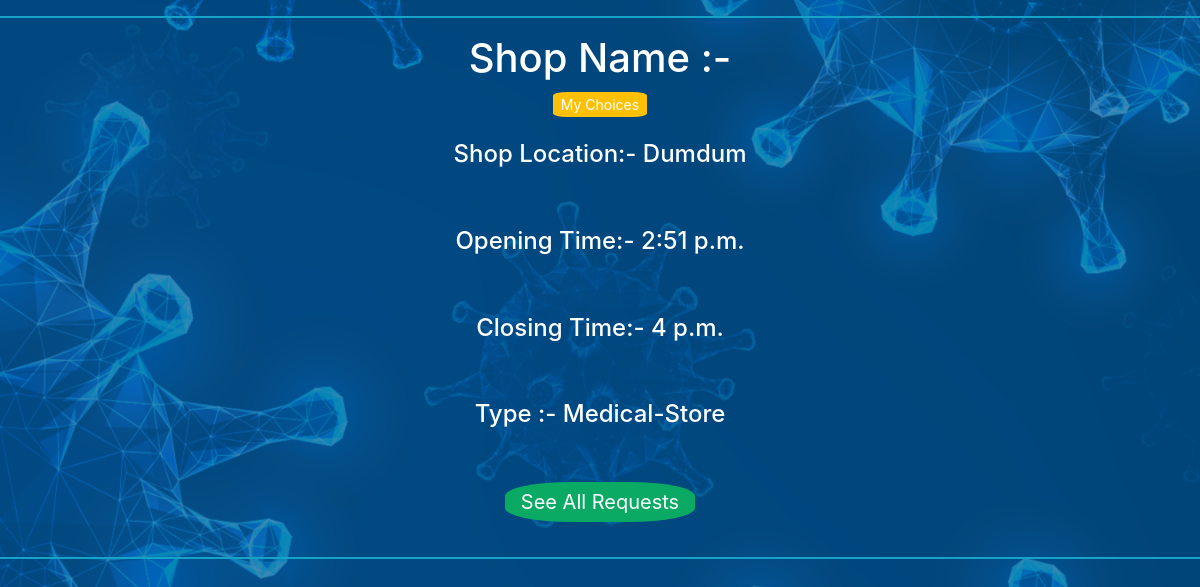
The app's page /socialdistancing/updateshop/ (signed in) with its own data.
### socialdistancing/models.py (models this page shows, shortened)
class Shop(models.Model):
    SHOP_CHOICES = [
        ('Grocery', 'Grocery'),
        ('Medical-Store','Medical-Store'),
        ('Food','Food'),
    ]
    shop_name = models.CharField(max_length = 245,unique = True,null = False)
    owner = models.ForeignKey(UserProfile,on_delete=models.CASCADE)
    opening_time = models.TimeField()
    closing_time = models.TimeField()
    location = models.CharField(max_length = 245)
    shop_type = models.CharField(max_length = 245 , choices = SHOP_CHOICES,default = 'Grocery')

### socialdistancing/decoraters.py (the view)
    def wrapper_func(request,*args,**kwargs):
        if request.user.is_authenticated:
            user_prof = UserProfile.objects.get(user = request.user)
            if user_prof.user_type == 'Shopkeeper':
                print('1')
                return view_func(request,*args,**kwargs)
            else:
                messages.error(request,'You are not authorized to view this page it is only for shopkeepers')
                return redirect('/socialdistancing')
        else:
            messages.error(request, 'You are not authorized to view this page Login First')
            return redirect('/socialdistancing')

### socialdistancing/decoraters.py (called while the page is built)
def isShopkeeper(view_func):
    def wrapper_func(request,*args,**kwargs):
        if request.user.is_authenticated:
            user_prof = UserProfile.objects.get(user = request.user)
            if user_prof.user_type == 'Shopkeeper':
                print('1')
                return view_func(request,*args,**kwargs)
            else:
                messages.error(request,'You are not authorized to view this page it is only for shopkeepers')
                return redirect('/socialdistancing')
        else:
            messages.error(request, 'You are not authorized to view this page Login First')
            return redirect('/socialdistancing')
    return wrapper_func

### socialdistancing/views.py (called while the page is built)
@isShopkeeper
def updateshop(request):
    user = request.user
    user_prof = UserProfile.objects.get(user = user)
    shops = Shop.objects.filter(owner = user_prof)
    return render(request,'socialdistancing/currentshops.html',context= {'shops':shops})

### socialdistancing/templates/socialdistancing/currentshops.html
{% load static %}
{% include 'socialdistancing/header.html' %}
{% if shops %}
    {% for shop in shops %}
    <hr>
    <div class="container2">
        <h1> Shop Name :- </h1> <a href="changeshopdetails/{{shop.id}}/" class="btn-sm btn-warning">{{shop.shop_name}} </a>
        <br> <br>
        <h4> Shop Location:- {{shop.location}} </h4>
        <br> <br>
        <h4> Opening Time:- {{shop.opening_time}} </h4>
        <br> <br>
        <h4> Closing Time:- {{shop.closing_time}} </h4>
        <br> <br>
        <h4> Type :- {{shop.shop_type}} </h4>
        <br> <br>
        <a href="viewrequests/{{shop.id}}/" class="btn-lg btnx"> See All Requests </a>
        <br> <br>
        <hr>
    </div>
    {% endfor %}
{% else %}
<span>
   <i><strong><u> Oops! Nothing got caught </u></strong></i>
</span>
{% endif %}
{% include 'socialdistancing/footer.html' %}

### socialdistancing/static/socialdistancing/styles.css (style rules this page uses)
body { border: 0; padding: 0; margin: 0; background: url(./../images/coback2.png) center center no-repeat fixed; background-size: cover; }
.btnx { background-color: rgb(10, 170, 100); color:white; border-radius: 35%; }
.btn-sm { color:white; border-radius: 15%; }
hr { border:1px solid rgb(22, 163, 199); }
::placeholder { color:#fff; }
.container2 { text-align: center; }
.container2 h1,h4 { color:#fff; margin-bottom: 10px; }

### records on screen
Shop: shop_name "My Choices", location "Dumdum", opening_time "2:51 p.m.", closing_time "4 p.m.", shop_type "Medical-Store"
